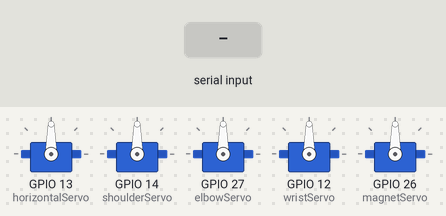
Bench run of a sketch on a simulated ESP32. On the bench: 5 × servo. The test bench sets the inputs (shaded band).

Above: at 1.2 s.
1.3 s: "90,45\n" received over Serial
At 2.2 s:
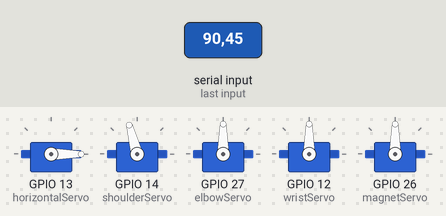
2.8 s: "90,45,200,10,150\n" received over Serial
At 3.3 s:
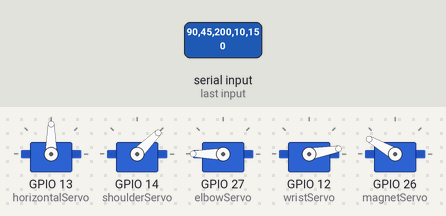
Timing chart, 0 to 5.8 s (numbered marks = the images above; inputs shaded):
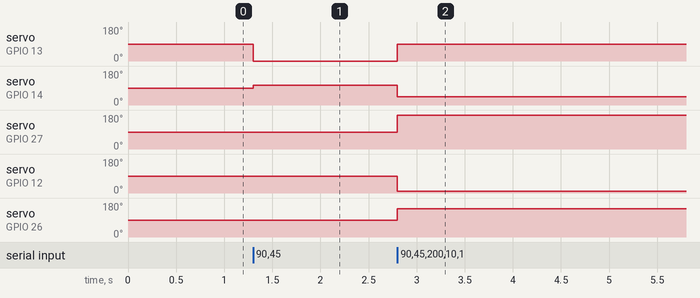

Measured:
- after the input at 1.3 s, servo on GPIO 13 (horizontalServo): 90° → 0° at once; servo on GPIO 14 (shoulderServo): 90° → 105° at once
- after the input at 2.8 s, servo on GPIO 13 (horizontalServo): 0° → 90° at once; servo on GPIO 14 (shoulderServo): 105° → 45° at once; servo on GPIO 27 (elbowServo): 90° → 180° at once; servo on GPIO 12 (wristServo): 90° → 10° at once; servo on GPIO 26 (magnetServo): 90° → 150° at once

The sketch:

arm.ino
```cpp
#include <ESP32Servo.h>

Servo horizontalServo, shoulderServo, elbowServo, wristServo, magnetServo;
float horizontalValue = 0, shoulderValue = 105, elbowValue = 90, wristValue = 90, magnetValue = 90;

void setup() {
  Serial.begin(115200);
  horizontalServo.attach(13);   // change pins as needed
  shoulderServo.attach(14);
  elbowServo.attach(27);
  wristServo.attach(12);
  magnetServo.attach(26);
}

void loop() {
  if (Serial.available()) {
    String data = Serial.readStringUntil('\n');
    float s1, s2, s3, s4, s5;

    if (sscanf(data.c_str(), "%f,%f,%f,%f,%f", &s1, &s2, &s3, &s4, &s5) == 5) {
      horizontalValue = s1;  shoulderValue = s2;  elbowValue = s3, wristValue = s4, magnetValue = s5;

      horizontalValue = constrain(horizontalValue, 0, 180);
      shoulderValue = constrain(shoulderValue, 0, 180);
      elbowValue = constrain(elbowValue, 0, 180);
      wristValue = constrain(wristValue, 0, 180);
      magnetValue = constrain(magnetValue, 0, 180);
    }

    //int pulse = map(wristValue, 0, 180, 1000, 2000);
    //wristServo.writeMicroseconds(pulse);

    horizontalServo.write(horizontalValue);
    shoulderServo.write(shoulderValue);
    elbowServo.write(elbowValue);
    wristServo.write(wristValue);
    magnetServo.write(magnetValue);
  }
}
```
